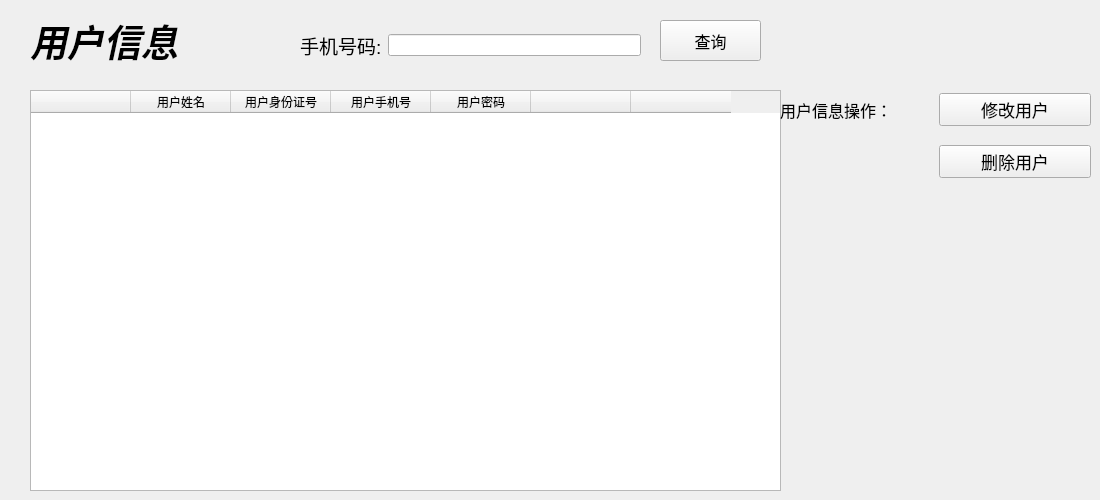
    <widget class="QWidget" name="passenage_page_2">
     <property name="enabled">
      <bool>true</bool>
     </property>
     <widget class="QLabel" name="passenage_label_2">
      <property name="geometry">
       <rect>
        <x>30</x>
        <y>20</y>
        <width>201</width>
        <height>41</height>
       </rect>
      </property>
      <property name="font">
       <font>
        <family>Adobe Arabic</family>
        <pointsize>28</pointsize>
        <italic>true</italic>
        <bold>true</bold>
       </font>
      </property>
      <property name="text">
       <string>用户信息</string>
      </property>
     </widget>
     <widget class="QWidget" name="widget_4" native="true">
      <property name="geometry">
       <rect>
        <x>300</x>
        <y>10</y>
        <width>341</width>
        <height>71</height>
       </rect>
      </property>
      <layout class="QGridLayout" name="gridLayout_5">
       <item row="0" column="0">
        <widget class="QLabel" name="tel_num_label">
         <property name="font">
          <font>
           <family>Microsoft YaHei UI</family>
           <pointsize>14</pointsize>
           <italic>false</italic>
           <bold>false</bold>
          </font>
         </property>
         <property name="text">
          <string>手机号码:</string>
         </property>
        </widget>
       </item>
       <item row="0" column="1">
        <widget class="QLineEdit" name="tel_num_lineEdit">
         <property name="styleSheet">
          <string notr="true">QPalette{background:#D7DBE4;}QGroupBox#gboxDevicePanel&gt;QLabel{color:#E7ECF0;}

QWidget#frmMain,QWidget[Form=&quot;true&quot;]{
border:1px solid #738393;
border-radius:0px;
}

.QFrame{
border:1px solid #C2CCD8;
border-radius:5px;
}

QLabel,QLineEdit,QTextEdit,QPlainTextEdit,QSpinBox,QGroupBox,QComboBox,QDateEdit,QTimeEdit,QDateTimeEdit,QSpinBox,QTreeView,QListView,QTableView,QTabWidget::pane{
color:#3D3E42;
}

QWidget#widget_title{
background:qlineargradient(spread:pad,x1:0,y1:0,x2:0,y2:1,stop:0 #667481,stop:1 #566373);
}

QLabel#lab_Ico,QLabel#lab_Title{
border-radius:0px;
color:#E7ECF0;
background-color:rgba(0,0,0,0);
border-style:none;
}

QToolButton::menu-indicator{
image:None;
}

QToolButton,QWidget#widget_frm&gt;QLabel{
border-style:none;
padding:10px;
color:#E7ECF0;
background:qlineargradient(spread:pad,x1:0,y1:0,x2:0,y2:1,stop:0 #667481,stop:1 #566373);
}

QToolButton:hover,QWidget#widget_frm&gt;QLabel:hover{
background:qlineargradient(spread:pad,x1:0,y1:0,x2:0,y2:1,stop:0 #778899,stop:1 #708090);
}

QLabel[labVideo=&quot;true&quot;]{
color:#E7ECF0;
border:1px solid #738393;
background:qlineargradient(spread:pad,x1:0,y1:0,x2:0,y2:1,stop:0 #667481,stop:1 #566373);
}

QLabel[labVideo=&quot;true&quot;]:focus{
border:1px solid #FF0000;
background:qlineargradient(spread:pad,x1:0,y1:0,x2:0,y2:1,stop:0 #778899,stop:1 #708090);
}

QLineEdit,QTextEdit,QPlainTextEdit,QSpinBox{
border:1px solid #C2CCD8;
border-radius:5px;
padding:2px;
background:none;
selection-background-color:#667481;
selection-color:#E7ECF0;
}

QLineEdit[echoMode=&quot;2&quot;]{
lineedit-password-character:9679;
}

.QGroupBox{
border:1px solid #C2CCD8;
border-radius:5px;
}

.QPushButton{
border-style:none;
border:1px solid #C2CCD8;
color:#E7ECF0;
padding:5px;
min-height:20px;
border-radius:5px;
background:qlineargradient(spread:pad,x1:0,y1:0,x2:0,y2:1,stop:0 #667481,stop:1 #566373);
}

.QPushButton:hover{
background:qlineargradient(spread:pad,x1:0,y1:0,x2:0,y2:1,stop:0 #778899,stop:1 #708090);
}

.QPushButton:pressed{
background:qlineargradient(spread:pad,x1:0,y1:0,x2:0,y2:1,stop:0 #667481,stop:1 #566373);
}

.QPushButton:disabled{
color:#838383;
background:#F4F4F4;
}

QPushButton#btnSplitterH{
padding:2px;
min-height:8px;
}

QPushButton#btnMenu,QPushButton#btnMenu_Min,QPushButton#btnMenu_Max,QPushButton#btnMenu_Close,QPushButton#btnSplitterV,QPushButton#btnSplitterH{
border-radius:0px;
color:#E7ECF0;
background-color:rgba(0,0,0,0);
border-style:none;
}

QPushButton#btnMenu:hover,QPushButton#btnMenu_Min:hover,QPushButton#btnMenu_Max:hover,QPushButton#btnSplitterV:hover,QPushButton#btnSplitterH:hover{
background-color:qlineargradient(spread:pad,x1:0,y1:1,x2:0,y2:0,stop:0 rgba(25,134,199,0),stop:1 #778899);
}

QPushButton#btnMenu_Close:hover{
background-color:qlineargradient(spread:pad,x1:0,y1:1,x2:0,y2:0,stop:0 rgba(238,0,0,128),stop:1 rgba(238,44,44,255));
}

QCheckBox{
color:#3D3E42;
spacing:2px;
}

QCheckBox::indicator{
width:20px;
height:20px;
}

QCheckBox::indicator:unchecked{
image:url(:/image/checkbox_unchecked.png);
}

QCheckBox::indicator:checked{
image:url(:/image/checkbox_checked.png);
}

QRadioButton{
color:#3D3E42;
spacing:2px;
}

QRadioButton::indicator{
width:15px;
height:15px;
}

QRadioButton::indicator::unchecked{
image:url(:/image/radio_normal.png);
}

QRadioButton::indicator::checked{
image:url(:/image/radio_selected.png);
}

QSpinBox::up-button,QDateEdit::up-button,QTimeEdit::up-button,QDateTimeEdit::up-button{
image:url(:/image/add_top.png);
}

QSpinBox::down-button,QDateEdit::down-button,QTimeEdit::down-button,QDateTimeEdit::down-button{
image:url(:/image/add_bottom.png);
}

QComboBox,QDateEdit,QTimeEdit,QDateTimeEdit,QSpinBox{
border-radius:3px;
padding:3px 5px 3px 5px;
border:1px solid #C2CCD8;
background:none;
selection-background-color:#667481;
selection-color:#E7ECF0;
}

QComboBox::drop-down,QDateEdit::drop-down,QTimeEdit::drop-down,QDateTimeEdit::drop-down{
subcontrol-origin:padding;
subcontrol-position:top right;
width:15px;
border-left-width:1px;
border-left-style:solid;
border-top-right-radius:3px;
border-bottom-right-radius:3px;
border-left-color:#C2CCD8;
}

QComboBox::down-arrow,QDateEdit::down-arrow,QTimeEdit::down-arrow,QDateTimeEdit::down-arrow{
image:url(:/image/add_bottom.png);
}

QMenu{
color:#E7ECF0;
background-color:#667481;
margin:2px;
}

QMenu::item{
padding:3px 20px 3px 20px;
}

QMenu::indicator{
width:13px;
height:13px;
}

QMenu::item:selected{
color:#E7ECF0;
border:0px solid #738393;
background:qlineargradient(spread:pad,x1:0,y1:0,x2:0,y2:1,stop:0 #667481,stop:1 #566373);
}

QMenu::separator{
height:1px;
background:#738393;
}

QProgressBar{
background:#C2CCD8;
border-radius:5px;
text-align:center;
border:1px solid #C2CCD8;
}

QProgressBar::chunk{
width:5px;
margin:0.5px;
background-color:#667481;
}

QSlider::groove:horizontal,QSlider::add-page:horizontal{
height:8px;
border-radius:3px;
background:#C2CCD8;
}

QSlider::sub-page:horizontal{
height:8px;
border-radius:3px;
background:#708090;
}

QSlider::handle:horizontal{
width:13px;
margin-top:-3px;
margin-bottom:-3px;
border-radius:6px;
background:qradialgradient(spread:pad,cx:0.5,cy:0.5,radius:0.5,fx:0.5,fy:0.5,stop:0.6 #667481,stop:0.8 #778899);
}

QSlider::groove:vertical,QSlider::sub-page:vertical{
width:8px;
border-radius:3px;
background:#C2CCD8;
}

QSlider::add-page:vertical{
width:8px;
border-radius:3px;
background:#708090;
}

QSlider::handle:vertical{
height:13px;
margin-left:-2px;
margin-right:-3px;
border-radius:6px;
background:qradialgradient(spread:pad,cx:0.5,cy:0.5,radius:0.5,fx:0.5,fy:0.5,stop:0.6 #667481,stop:0.8 #778899);
}

QScrollBar:vertical{
width:10px;
background-color:rgba(0,0,0,0%);
padding-top:10px;
padding-bottom:10px;
}

QScrollBar:horizontal{
height:10px;
background-color:rgba(0,0,0,0%);
padding-left:10px;
padding-right:10px;
}

QScrollBar::handle:vertical,QScrollBar::handle:horizontal{
width:10px;
background:#708090;
}

QScrollBar::handle:vertical:hover,QScrollBar::handle:horizontal:hover{
width:10px;
background:#566373;
}

QScrollBar::add-line:vertical{
height:10px;
width:10px;
subcontrol-position:bottom;
subcontrol-origin:margin;
border-image:url(:/image/add_bottom.png);
}

QScrollBar::add-line:horizontal{
height:10px;
width:10px;
subcontrol-position:right;
subcontrol-origin:margin;
border-image:url(:/image/add_right.png);
}

QScrollBar::sub-line:vertical{
height:10px;
width:10px;
subcontrol-position:top;
subcontrol-origin:margin;
border-image:url(:/image/add_top.png);
}

QScrollBar::sub-line:horizontal{
height:10px;
width:10px;
subcontrol-position:left;
subcontrol-origin:margin;
border-image:url(:/image/add_left.png);
}

QScrollBar::add-page:vertical,QScrollBar::sub-page:vertical,QScrollBar::add-page:horizontal,QScrollBar::sub-page:horizontal{
width:10px;
background:#C2CCD8;
}

QScrollArea{
border:0px;
}

QTreeView,QListView,QTableView,QTabWidget::pane{
border:1px solid #C2CCD8;
selection-background-color:#778899;
selection-color:#E7ECF0;
alternate-background-color:#DDE0E7;
}

QTableView::item:selected,QListView::item:selected,QTreeView::item:selected{
color:#E7ECF0;
background:qlineargradient(spread:pad,x1:0,y1:0,x2:0,y2:1,stop:0 #667481,stop:1 #566373);
}

QTableView::item:hover,QListView::item:hover,QTreeView::item:hover{
color:#E7ECF0;
background:qlineargradient(spread:pad,x1:0,y1:0,x2:0,y2:1,stop:0 #778899,stop:1 #708090);
}

QTableView::item,QListView::item,QTreeView::item{
padding:5px;
margin:0px;
}

QHeaderView::section,QTableCornerButton:section{
padding:3px;
margin:0px;
color:#E7ECF0;
border:1px solid #C2CCD8;
background:qlineargradient(spread:pad,x1:0,y1:0,x2:0,y2:1,stop:0 #778899,stop:1 #708090);
}

QTabBar::tab{
border-radius:5px;
border:1px solid #C2CCD8;
color:#E7ECF0;
min-width:55px;
min-height:20px;
padding:3px 8px 3px 8px;
margin:1px;
background:qlineargradient(spread:pad,x1:0,y1:0,x2:0,y2:1,stop:0 #778899,stop:1 #708090);
}

QTabBar::tab:selected,QTabBar::tab:hover{
background:qlineargradient(spread:pad,x1:0,y1:0,x2:0,y2:1,stop:0 #667481,stop:1 #566373);
}

QStatusBar::item{
border:0px solid #667481;
border-radius:3px;
}

QToolBox::tab,QToolTip,QGroupBox#gboxDevicePanel{
padding:3px;
border-radius: 5px;
color:#E7ECF0;
background:qlineargradient(spread:pad,x1:0,y1:0,x2:0,y2:1,stop:0 #667481,stop:1 #566373);
}

QToolBox::tab:selected{
background:qlineargradient(spread:pad,x1:0,y1:0,x2:0,y2:1,stop:0 #778899,stop:1 #708090);
}
</string>
         </property>
         <property name="text">
          <string/>
         </property>
        </widget>
       </item>
      </layout>
     </widget>
     <widget class="QTableWidget" name="passenageTabWidget">
      <property name="geometry">
       <rect>
        <x>30</x>
        <y>90</y>
        <width>751</width>
        <height>401</height>
       </rect>
      </property>
      <column>
       <property name="text">
        <string/>
       </property>
      </column>
      <column>
       <property name="text">
        <string>用户姓名</string>
       </property>
      </column>
      <column>
       <property name="text">
        <string>用户身份证号</string>
       </property>
      </column>
      <column>
       <property name="text">
        <string>用户手机号</string>
       </property>
      </column>
      <column>
       <property name="text">
        <string>用户密码</string>
       </property>
      </column>
      <column>
       <property name="text">
        <string/>
       </property>
      </column>
      <column>
       <property name="text">
        <string/>
       </property>
      </column>
     </widget>
     <widget class="QWidget" name="widget_5" native="true">
      <property name="geometry">
       <rect>
        <x>780</x>
        <y>80</y>
        <width>311</width>
        <height>111</height>
       </rect>
      </property>
      <layout class="QGridLayout" name="gridLayout_6">
       <item row="0" column="0">
        <widget class="QLabel" name="passenger_info_label_3">
         <property name="font">
          <font>
           <pointsize>12</pointsize>
          </font>
         </property>
         <property name="text">
          <string>用户信息操作：</string>
         </property>
        </widget>
       </item>
       <item row="0" column="1">
        <widget class="QPushButton" name="passenger_info_veritfyBtn_4">
         <property name="font">
          <font>
           <pointsize>13</pointsize>
          </font>
         </property>
         <property name="cursor">
          <cursorShape>PointingHandCursor</cursorShape>
         </property>
         <property name="text">
          <string>修改用户</string>
         </property>
        </widget>
       </item>
       <item row="1" column="1">
        <widget class="QPushButton" name="flight_info_deleteBtn_5">
         <property name="font">
          <font>
           <pointsize>13</pointsize>
          </font>
         </property>
         <property name="cursor">
          <cursorShape>PointingHandCursor</cursorShape>
         </property>
         <property name="text">
          <string>删除用户</string>
         </property>
        </widget>
       </item>
      </layout>
     </widget>
     <widget class="QPushButton" name="pasnger_info_que_pushButton">
      <property name="geometry">
       <rect>
        <x>660</x>
        <y>20</y>
        <width>101</width>
        <height>41</height>
       </rect>
      </property>
      <property name="font">
       <font>
        <pointsize>12</pointsize>
       </font>
      </property>
      <property name="styleSheet">
       <string notr="true"/>
      </property>
      <property name="text">
       <string>查询</string>
      </property>
     </widget>
    </widget>
